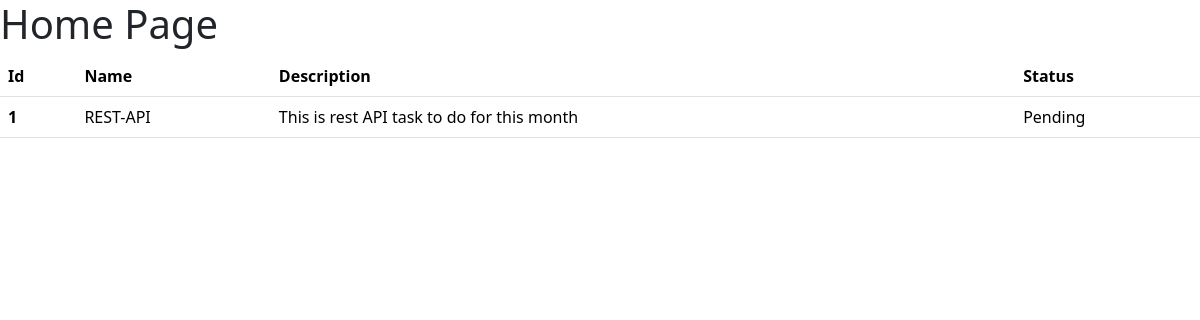
The app's page /, older data.
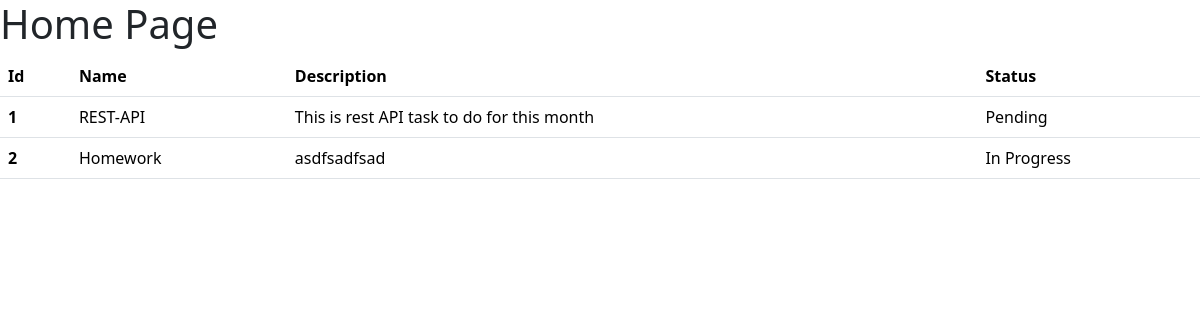
The same page, newer data.
### base/models.py (models this page shows)
class Todo(models.Model):
    name = models.CharField(max_length=200)
    description = models.TextField()
    status = models.CharField(max_length=50, choices=[("Pending", "Pending"),("In Progress", "In Progress"),("Done", "Done")])

### base/views.py (the view)
# urls.py: path("",home, name='home'),
def home(request):
    todos = Todo.objects.all()
    content = {'todos':todos}
    return render(request,'index.html',context=content)

### base/templates/index.html (shortened to what this page needs)
<!DOCTYPE html>
<html>
    <head>
        <link rel="stylesheet" href="">
        <link href="https://cdn.jsdelivr.net/npm/bootstrap@5.3.2/dist/css/bootstrap.min.css" rel="stylesheet">
    </head>
    <body>
        <h1>Home Page</h1>
        <table class="table">
            <thead>
              <tr>
                <th scope="col">Id</th>
                <th scope="col">Name</th>
                <th scope="col">Description</th>
                <th scope="col">Status</th>
              </tr>
            </thead>
            <tbody>
                {% for todo in todos %}
                    <tr>
                        <th scope="row">{{todo.id}}</th>
                        <td>{{ todo.name }}</td>
                        <td>{{ todo.description }}</td>
                        <td>{{ todo.status }}</td>
                    </tr>
                {% endfor %}
            </tbody>
          </table>
    </body>
</html>

Row changes from the older to the newer data that the page shows:
added Todo: id "2", name "Homework", description "asdfsadfsad", status "In Progress"
